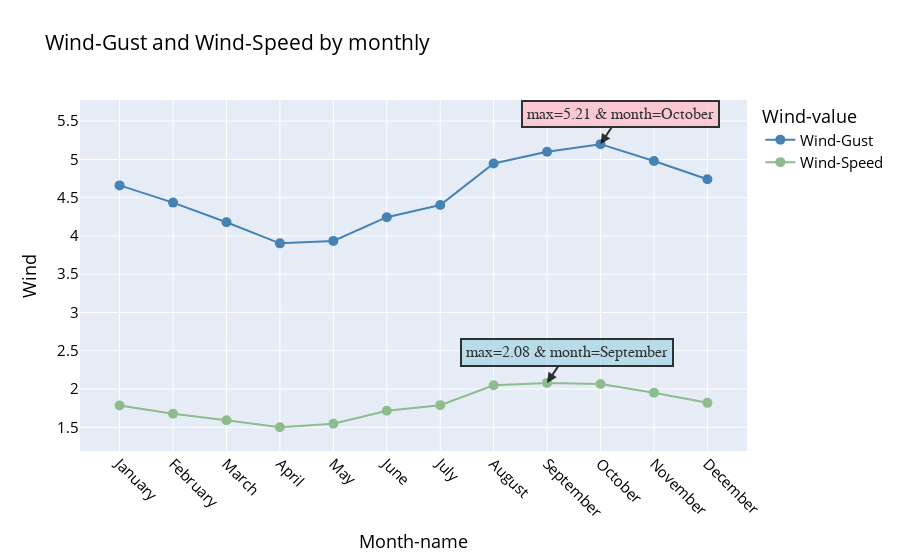

Notebook code cell kept with this figure:
### Markdown cell above
### Month vs Wind

### Code cell
wind_month=wind.groupby(wind.index.month)[["WIND GUST (m/s)","WIND SPEED (m/s)"]].mean()


fig = go.Figure()

fig.add_trace(
    go.Scatter(
        x=wind_month.index,
        y=wind_month["WIND GUST (m/s)"], name="Wind-Gust", mode="lines+markers", marker=dict(color="steelblue", size=10)
    ))


fig.add_trace(
    go.Scatter(
        x=wind_month.index,
        y=wind_month["WIND SPEED (m/s)"], name="Wind-Speed", mode="lines+markers", marker=dict(color="darkseagreen", size=10)
    ))

fig.add_annotation(
    x=10,
    y=5.20136,
    xref="x",
    yref="y",
    text="max=5.21 & month=October",
    showarrow=True,
    font=dict(
        family="Courier New,monospace",
        size=16,
        color="black"
    ),
    align="center",
    arrowhead=2,
    arrowsize=1,
    arrowwidth=2,
    arrowcolor="black",
    ax=20,
    ay=-30,
    bordercolor="black",
    borderwidth=2,
    borderpad=4,
    bgcolor="pink",
    opacity=0.8
)

fig.add_annotation(
    x=9,
    y=2.079968,
    xref="x",
    yref="y",
    text="max=2.08 & month=September",
    showarrow=True,
    font=dict(
        family="Courier New,monospace",
        size=16,
        color="black"
    ),
    align="center",
    arrowhead=2,
    arrowsize=1,
    arrowwidth=2,
    arrowcolor="black",
    ax=20,
    ay=-30,
    bordercolor="black",
    borderwidth=2,
    borderpad=4,
    bgcolor="lightblue",
    opacity=0.8
)

fig = fig.update_xaxes(tickangle=45,
                 tickmode = 'array',
                 tickvals = ['0', '1', '2', '3', '4', '5', '6','7','8','9','10','11','12'],
                 ticktext= ['', 'January', 'February','March', 'April', 'May', 'June', 'July'
                            ,'August','September','October','November','December'])




fig.update_layout(
    title="Wind-Gust and Wind-Speed by monthly",
    xaxis_title="Month-name",
    yaxis_title="Wind",
    legend_title="Wind-value",
    font=dict(
        size=15,
        color="black"
    ))

fig.show();

### Figure 1 — Plotly figure (JSON) as saved in the notebook; plotly's stock layout.template omitted (floating-point values rounded to 4 significant figures)
{"data": [{"marker": {"color": "steelblue", "size": 10}, "mode": "lines+markers", "name": "Wind-Gust", "type": "scatter", "x": [1, 2, 3, 4, 5, 6, 7, 8, 9, 10, 11, 12], "y": [4.661, 4.435, 4.179, 3.903, 3.935, 4.245, 4.404, 4.947, 5.101, 5.199, 4.979, 4.741]}, {"marker": {"color": "darkseagreen", "size": 10}, "mode": "lines+markers", "name": "Wind-Speed", "type": "scatter", "x": [1, 2, 3, 4, 5, 6, 7, 8, 9, 10, 11, 12], "y": [1.784, 1.678, 1.591, 1.501, 1.546, 1.716, 1.789, 2.049, 2.08, 2.065, 1.952, 1.819]}], "layout": {"annotations": [{"align": "center", "arrowcolor": "black", "arrowhead": 2, "arrowsize": 1, "arrowwidth": 2, "ax": 20, "ay": -30, "bgcolor": "pink", "bordercolor": "black", "borderpad": 4, "borderwidth": 2, "font": {"color": "black", "family": "Courier New,monospace", "size": 16}, "opacity": 0.8, "showarrow": true, "text": "max=5.21 & month=October", "x": 10, "xref": "x", "y": 5.201, "yref": "y"}, {"align": "center", "arrowcolor": "black", "arrowhead": 2, "arrowsize": 1, "arrowwidth": 2, "ax": 20, "ay": -30, "bgcolor": "lightblue", "bordercolor": "black", "borderpad": 4, "borderwidth": 2, "font": {"color": "black", "family": "Courier New,monospace", "size": 16}, "opacity": 0.8, "showarrow": true, "text": "max=2.08 & month=September", "x": 9, "xref": "x", "y": 2.08, "yref": "y"}], "font": {"color": "black", "size": 15}, "legend": {"title": {"text": "Wind-value"}}, "title": {"text": "Wind-Gust and Wind-Speed by monthly"}, "xaxis": {"tickangle": 45, "tickmode": "array", "ticktext": ["", "January", "February", "March", "April", "May", "June", "July", "August", "September", "October", "November", "December"], "tickvals": ["0", "1", "2", "3", "4", "5", "6", "7", "8", "9", "10", "11", "12"], "title": {"text": "Month-name"}}, "yaxis": {"title": {"text": "Wind"}}}}
